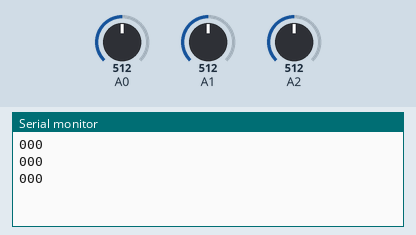
This sketch was run on a simulated Arduino Uno, built with avr-gcc and run on an emulated ATmega328P. Shown: the last lines printed to the serial monitor. The test bench sets the inputs (shaded band); at power-on: A0 = 512, A1 = 512, A2 = 512.

Above: at 1.3 s.
1.4 s: A0 set to 0
At 2.0 s:
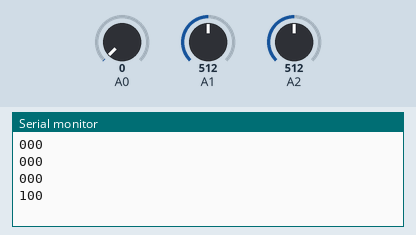
2.9 s: A1 set to 0
At 3.5 s:
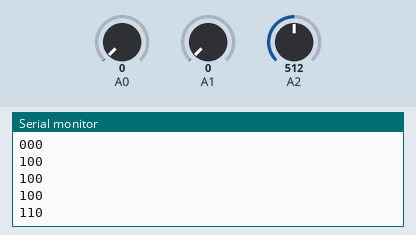
4.4 s: A2 set to 0
At 5.0 s:
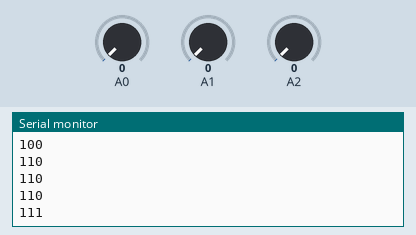
5.9 s: A0 set to 122
At 6.6 s:
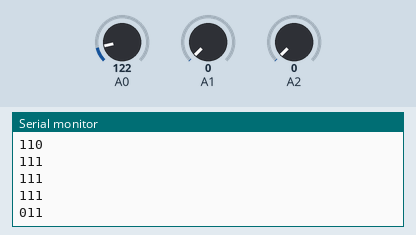
7.4 s: A1 set to 122
At 8.1 s:
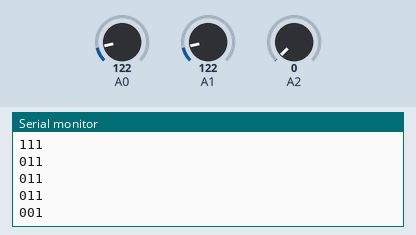
Timing chart, 0 to 9.9 s (numbered marks = the images above; inputs shaded):
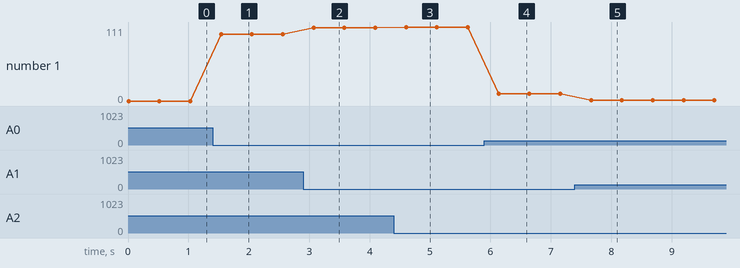

The sketch:

inductive.ino
```cpp
void setup() {
  Serial.begin(9600);
}

void loop() {
  int sensorValue = analogRead(A0);
  int sensorValue1 = analogRead(A1);
  int sensorValue2 = analogRead(A2);

delay(10);

  if (sensorValue>0){
    Serial.print("0");
    }
  else{
    Serial.print("1");
    }

  if (sensorValue1>0){
    Serial.print("0");
    }
  else{
    Serial.print("1");
    }
  if (sensorValue2>0){
    Serial.println("0");
    }
    else{
    Serial.println("1");
    }
  delay(500);
  }
```

Measured:
- after the input at 1.4 s, the serial monitor: prints a new line after 0.14 s (image 1)
- after the input at 2.9 s, the serial monitor: prints a new line after 0.17 s (image 2)
- after the input at 4.4 s, the serial monitor: prints a new line after 0.20 s (image 3)
- after the input at 5.9 s, the serial monitor: prints a new line after 0.24 s (image 4)
- after the input at 7.4 s, the serial monitor: prints a new line after 0.27 s (image 5)
- plotted number 1: 0 → 100 after the input at 1.4 s, 100 → 110 after the input at 2.9 s, 110 → 111 after the input at 4.4 s, 111 → 11 after the input at 5.9 s, 11 → 1 after the input at 7.4 s
